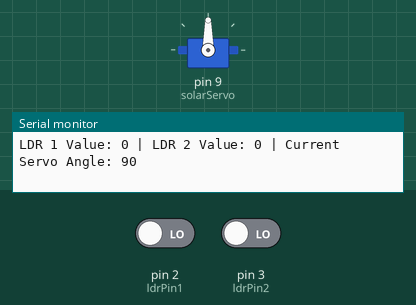
The sketch below on a simulated Arduino Uno, built with avr-gcc and run on an emulated ATmega328P. Shown: servo, the last lines printed to the serial monitor. The test bench sets the inputs (shaded band); at power-on: pin 2 (ldrPin1) LOW, pin 3 (ldrPin2) LOW.

Above: at 2.7 s.
2.8 s: pin 2 (ldrPin1) driven HIGH
At 5.4 s:
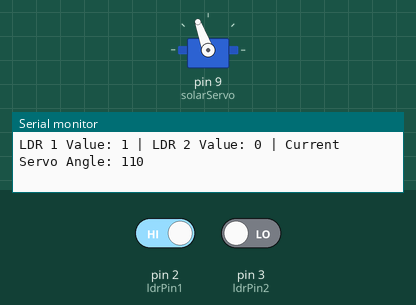
5.8 s: pin 2 (ldrPin1) driven LOW and pin 3 (ldrPin2) driven HIGH
At 5.98 s:
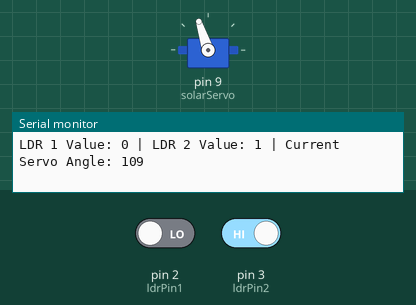
8.8 s: pin 2 (ldrPin1) driven HIGH and pin 3 (ldrPin2) driven LOW
At 9.0 s:
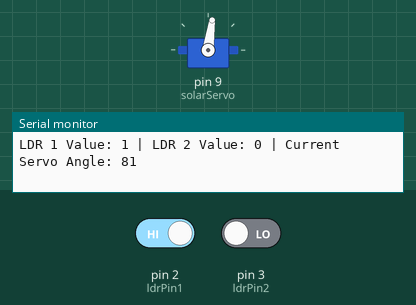
Timing chart, 0 to 13.3 s (numbered marks = the images above; inputs shaded):
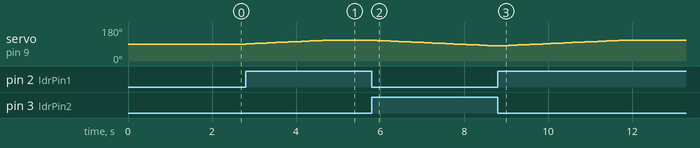

The sketch:

FinalSolarTracker.ino
```cpp
#include <Servo.h>

Servo solarServo;

int ldrPin1 = 2;  // LDR module 1 connected to digital pin 2
int ldrPin2 = 3;  // LDR module 2 connected to digital pin 3
int threshold = 100;  // Adjust this value as needed

void setup() {
  solarServo.attach(9);  // Attach the servo to digital pin 9
  Serial.begin(9600);  // Initialize serial communication for debugging

  // Set the initial position of the servo to 90 degrees
  solarServo.write(90);
  delay(1500);
}

void loop() {
  int ldrValue1 = digitalRead(ldrPin1);
  int ldrValue2 = digitalRead(ldrPin2);

  Serial.print("LDR 1 Value: ");
  Serial.print(ldrValue1);
  Serial.print(" | LDR 2 Value: ");
  Serial.print(ldrValue2);
  Serial.print(" | Current Servo Angle: ");
  Serial.println(solarServo.read());

  if (ldrValue1 == HIGH && ldrValue2 == LOW) {
    tiltSolarPanel(1);  // Tilt towards LDR 1
  } else if (ldrValue2 == HIGH && ldrValue1 == LOW) {
    tiltSolarPanel(-1);  // Tilt towards LDR 2
  } else {
    // No significant difference, keep the solar panel horizontal or at a default angle
    tiltSolarPanel(0);
  }
}

void tiltSolarPanel(int direction) {
  int currentPos = solarServo.read();
  int newPos = currentPos + (direction * 1); // Adjust the angle as needed

  // Constrain the new position to avoid damaging the servo
  newPos = constrain(newPos, 80, 110);
  solarServo.write(newPos);

  delay(100);  // Add a delay to prevent constant servo movement
}
```

Measured:
- after the input at 2.8 s, servo on pin 9 (solarServo): moves from 90° to 110° over 1.9 s, starting at once
- after the input at 5.8 s, servo on pin 9 (solarServo): moves from 110° to 80° over 2.9 s, starting at once
- after the input at 8.8 s, servo on pin 9 (solarServo): moves from 80° to 110° over 2.9 s, starting after 0.06 s
